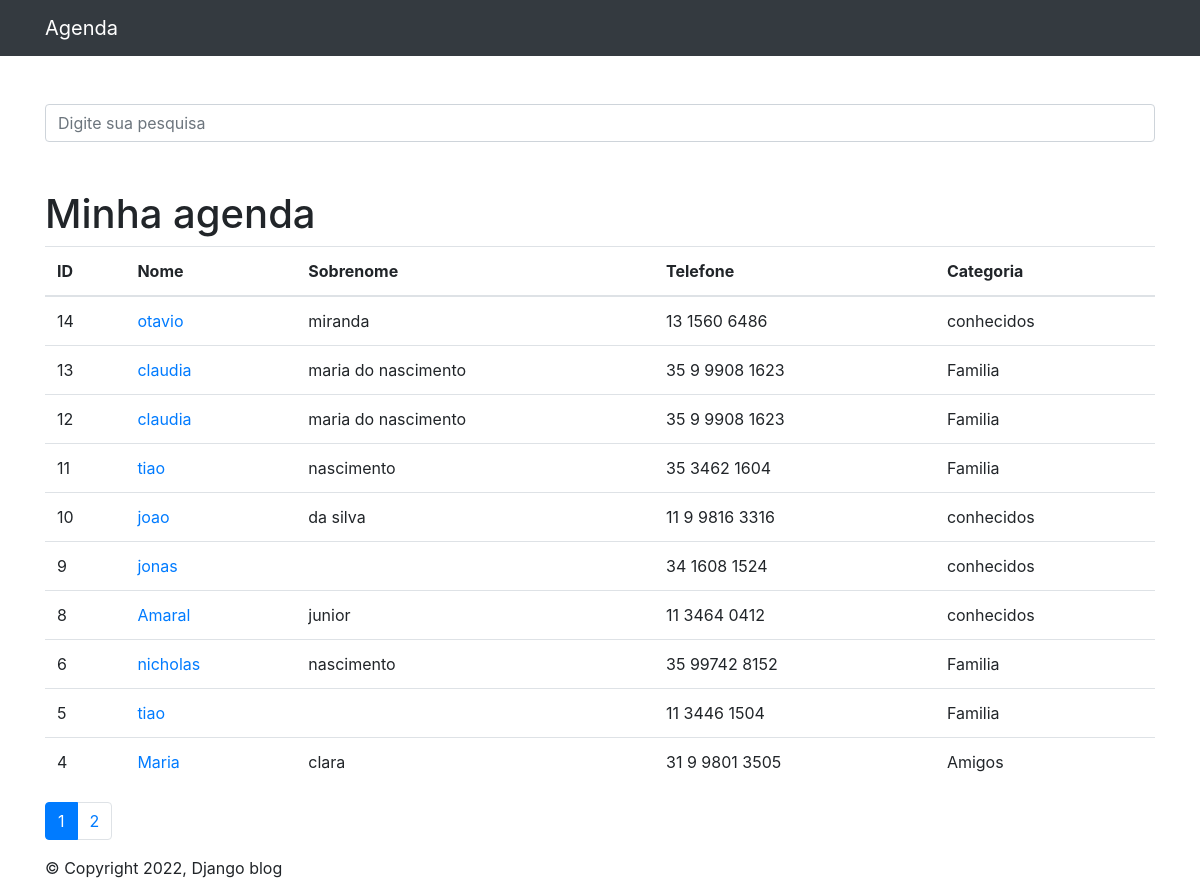
The page / on the database its author committed.
### contatos/models.py (models this page shows, shortened)
class Contato(models.Model):
    nome = models.CharField(max_length=255)
    sobrenome = models.CharField(max_length=255, blank=True)
    telefone = models.CharField(max_length=255)
    email = models.EmailField(max_length=255, blank=True)
    data_criacao = models.DateTimeField(default=timezone.now)
    descricao = models.TextField(blank=True)
    categoria = models.ForeignKey(Categoria, on_delete=models.DO_NOTHING)
    mostrar = models.BooleanField(default=True)
    foto = models.ImageField(blank=True, upload_to='fotos/%Y/%m/%d') # vazia se nao enviada

class Categoria(models.Model):
    nome = models.CharField(max_length=255)
    def __str__(self):
        return self.nome

### contatos/views.py (the view)
# urls.py: path('', views.index, name='index'),
def index(request):
    contatos_list = Contato.objects.order_by('-id').filter(
        mostrar=True
    )
    paginator = Paginator(contatos_list, 10)
    page = request.GET.get('page')
    contatos =  paginator.get_page(page) # mandando lista de contatos
    return render(request, 'contatos/index.html',
    {
        'contatos': contatos,
    })

### contatos/templates/contatos/index.html (shortened to what this page needs)
{% extends 'base.html' %}
    {%block conteudo%}
    <h1 class="mt-5">Minha agenda</h1>
        <table class="table">
          <thead>
            <tr>
              <th>ID</th>
              <th>Nome</th>
              <th>Sobrenome</th>
              <th>Telefone</th>
              <th>Categoria</th>
            </tr>
          </thead>
          <tbody>
            {% for contato in contatos%}
              <tr>
                <td>{{contato.id}}</td>
                <td>
                  <a href={% url 'ver_contato' contato.id%}> {{contato.nome}}</a>
                </td>
                <td>{{contato.sobrenome}}</td>
                <td>{{contato.telefone}}</td>
                <td>{{contato.categoria}}</td>
              </tr>
            {%endfor%}
          </tbody>
        </table>
        <nav aria-label="Page navigation example">
          <ul class="pagination">
            {% for pagina in contatos.paginator.page_range %}
              {% if contatos.number == pagina %}
                <li class="page-item active">
                <a class="page-link" href="?page={{pagina}}&termo={{ request.GET.termo }}">{{pagina}}</a>
                </li>
              {% else %}
              <li class="page-item">
                <a class="page-link" href="?page={{pagina}}&termo={{ request.GET.termo }}">{{pagina}}</a>
              </li>
              {% endif %}
              {% endfor %}
          </ul>
        </nav>
    {%endblock%}

### templates/base.html (shortened to what this page needs)
<!DOCTYPE html>
{% load static %}
<html lang="pt">
<head>
  {% include 'parciais/_head.html' %}
</head>
<body>
  {%include 'parciais/_nav.html'%}
  <div class="container">
    <div class="row">
      <div class="col-lg-12">
        {%if 'accounts' not in request.path %}
        <br><br>
        <form method="get" action="{% url 'busca' %}">
          <div class="form-group row">
            <div class="col-12">
              <input class="form-control"
                    type="search" value="{{ request.GET.termo }}"
                    id="search-input"
                    placeholder="Digite sua pesquisa"
                    name="termo">
            </div>
          </div>
        </form>
        {%endif%}
        {%block conteudo%}
        {%endblock%}
      </div>
    </div>
    <footer>
      <span class="copy">&copy; Copyright 2022, Django blog</span>
    </footer>
  </div>
</body>
</html>

### templates/parciais/_head.html (shortened to what this page needs)
{% load static %}
<link href="{% static 'vendor/bootstrap/css/bootstrap.min.css' %}" rel="stylesheet">

### templates/parciais/_nav.html (shortened to what this page needs)
{% load static %}
  <nav class="navbar navbar-expand-lg navbar-dark bg-dark static-top">
    <div class="container">
      <a class="navbar-brand" href="{% url 'index' %}">Agenda</a>
    </div>
  </nav>

### rows shown on the page
Contato: id "14", nome "otavio", sobrenome "miranda", telefone "13 1560 6486", categoria "conhecidos"
Contato: id "13", nome "claudia", sobrenome "maria do nascimento", telefone "35 9 9908 1623", categoria "Familia"
Contato: id "12", nome "claudia", sobrenome "maria do nascimento", telefone "35 9 9908 1623", categoria "Familia"
Contato: id "11", nome "tiao", sobrenome "nascimento", telefone "35 3462 1604", categoria "Familia"
Contato: id "10", nome "joao", sobrenome "da silva", telefone "11 9 9816 3316", categoria "conhecidos"
Contato: id "9", nome "jonas", telefone "34 1608 1524", categoria "conhecidos"
Contato: id "8", nome "Amaral", sobrenome "junior", telefone "11 3464 0412", categoria "conhecidos"
Contato: id "6", nome "nicholas", sobrenome "nascimento", telefone "35 99742 8152", categoria "Familia"
Contato: id "5", nome "tiao", telefone "11 3446 1504", categoria "Familia"
Contato: id "4", nome "Maria", sobrenome "clara", telefone "31 9 9801 3505", categoria "Amigos"

### other values the page prints
{{ pagina }} "1"
{{ pagina }} "2"
